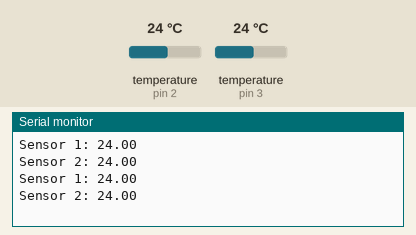
The sketch below on a simulated Arduino Uno, built with avr-gcc and run on an emulated ATmega328P. Parts: the last lines printed to the serial monitor. The inputs (shaded band) are chosen by the test bench; at power-on: temperature (sensors on pin 2, pin 3) 24 °C.

Above: at 2.4 s.
2.5 s: temperature (sensor on pin 2) set to 12 °C
At 3.7 s:
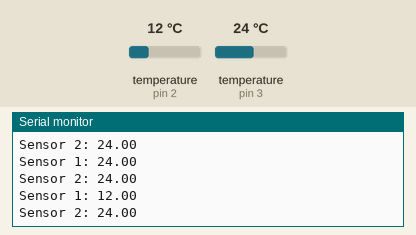
4.4 s: temperature (sensor on pin 3) set to 12 °C
At 5.0 s:
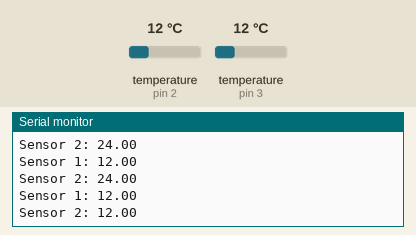
6.3 s: temperature (sensor on pin 2) set to 19 °C
At 8.0 s:
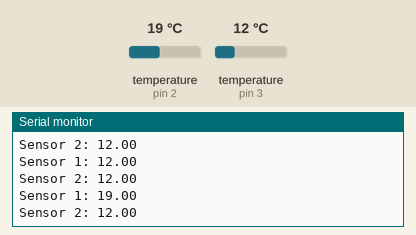
8.2 s: temperature (sensor on pin 3) set to 19 °C
At 9.8 s:
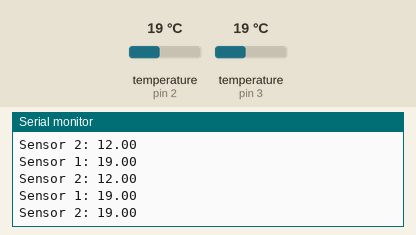
Timing chart, 0 to 11.1 s (numbered marks = the images above; inputs shaded):
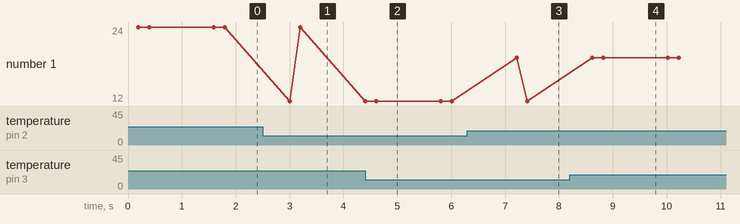

Measured:
- after the input at 2.5 s, the serial monitor: prints a new line after 0.50 s (image 1)
- after the input at 4.4 s, the serial monitor: prints a new line after 0.21 s (image 2)
- after the input at 6.3 s, the serial monitor: prints a new line after 0.91 s (image 3)
- after the input at 8.2 s, the serial monitor: prints a new line after 0.62 s (image 4)

The sketch:

water_temp.ino
```cpp
#include <OneWire.h>
#include <DallasTemperature.h>

#define ONE_WIRE_BUS 2     // データ(黄)で使用するポート番号
#define ONE_WIRE_BUS_2 3   // 新しい温度センサのデータ(黄)で使用するポート番号
#define SENSER_BIT 10      // 精度の設定bit

OneWire oneWire(ONE_WIRE_BUS);
OneWire oneWire2(ONE_WIRE_BUS_2);  // 新しい温度センサのワイヤーライブラリの初期化
DallasTemperature sensors(&oneWire);
DallasTemperature sensors2(&oneWire2);  // 新しい温度センサのDallasTemperatureライブラリの初期化

void setup(void) {
  Serial.begin(9600); // 温度表示確認用
  sensors.setResolution(SENSER_BIT);
  sensors2.setResolution(SENSER_BIT);  // 新しい温度センサの精度の設定
}

void loop(void) {
  sensors.requestTemperatures();              // 既存の温度センサから温度取得要求
  Serial.print("Sensor 1: ");
  Serial.println(sensors.getTempCByIndex(0)); // 既存の温度センサの温度の取得&シリアル送信

  sensors2.requestTemperatures();             // 新しい温度センサから温度取得要求
  Serial.print("Sensor 2: ");
  Serial.println(sensors2.getTempCByIndex(0));// 新しい温度センサの温度の取得&シリアル送信

  delay(1000);  // 適宜調整
}
```
